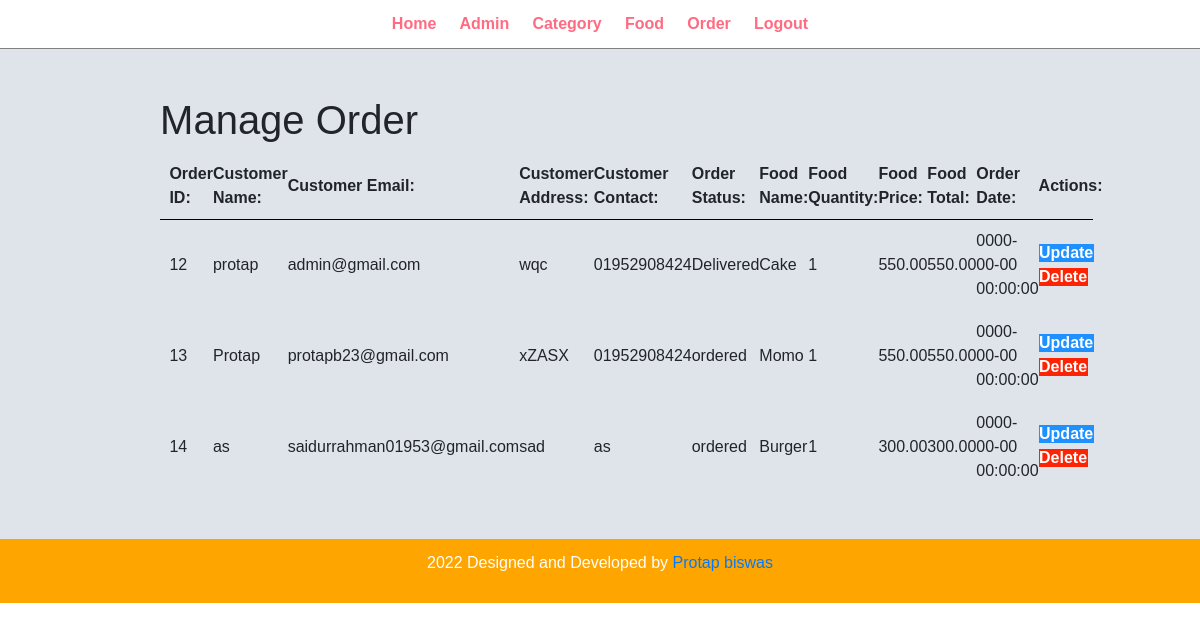
The page /admin/manage_order.php (signed in) on the database its author committed.
### tables this page shows
CREATE TABLE `dbll_order` (
  `id` int(10) UNSIGNED NOT NULL,
  `food` varchar(255) NOT NULL,
  `price` decimal(10,2) NOT NULL,
  `qty` int(11) NOT NULL,
  `total` decimal(10,2) NOT NULL,
  `order_date` timestamp NOT NULL DEFAULT CURRENT_TIMESTAMP ON UPDATE CURRENT_TIMESTAMP,
  `status` varchar(100) NOT NULL,
  `customer_name` varchar(140) NOT NULL,
  `customer_contact` varchar(30) NOT NULL,
  `customer_email` varchar(50) NOT NULL,
  `customer_address` varchar(255) NOT NULL
);

### admin/manage_order.php (the view, shortened to what this page needs)
<?php include 'partials/header.php'; ?>
<div class="main-content">
	<div class="wrapper">
	     <h1>Manage Order</h1>
		<table class="tbl_full">
			<tr>
				<th>Order ID:</th>
				<th>Customer Name:</th>
				<th>Customer Email:</th>
				<th>Customer Address:</th>
				<th>Customer Contact:</th>
				<th>Order Status:</th>
				<th>Food Name:</th>
				<th>Food Quantity:</th>
				<th>Food Price:</th>
				<th>Food Total:</th>
				<th>Order Date:</th>
				<th>Actions:</th>
			</tr>
			<tr>
				<?php
				$sql= "SELECT * FROM dbll_order";
				$res=mysqli_query($con,$sql);
				$count=mysqli_num_rows($res);
				if ($count>0) {
					while ($row=mysqli_fetch_assoc($res)) {
						  $id=$row['id'];
						  $food=$row['food'];
						  $price=$row['price'];
						  $qty=$row['qty'];
						  $total=$row['total'];
						  $order_date=$row['order_date'];
						  $status=$row['status'];
						  $customer_name=$row['customer_name'];
						  $customer_contact=$row['customer_contact'];
						  $customer_email=$row['customer_email'];
						  $customer_address=$row['customer_address'];
						  ?>
						  				<td><?php echo $id; ?></td>
								        <td><?php echo $customer_name; ?></td>
										<td><?php echo $customer_email; ?></td>
										<td><?php echo $customer_address; ?></td>
										<td><?php echo $customer_contact; ?></td>
										<td><?php echo $status; ?></td>
										<td><?php echo $food; ?></td>
										<td><?php echo $qty; ?></td>
										<td><?php echo $price; ?></td>
										<td><?php echo $total; ?></td>
										<td><?php echo $order_date; ?></td>
										<td>
										   <a href="<?php echo SITEURL; ?>admin/update_order.php?id=<?php echo $id; ?>" class="btn_primary">Update</a>
										   <a href="<?php echo SITEURL; ?>admin/delete_order.php?id=<?php echo $id; ?>" class="btn_danger">Delete</a>
									    </td>
									</tr>
						  <?php
					}
				}
				 ?>
		</table>
	</div>
</div>
<?php include 'partials/footer.php'; ?>

### admin/css/stylesheet.css (style rules this page uses)
* { margin: 0 ; padding: 0 ; font-family: Arial,Helvetica, sans-serif; }
.wrapper { padding: 1%; width:80%; margin: 0% auto; }
.tbl_full { width: 100%; }
table tr th { border-bottom:1px solid black; padding: 1%; text-align: left; }
table tr td { padding:1%; }
.btn_primary { background-color: #1e90ff; padding: 1%; color:white; text-decoration: none; font-weight: bold; }
.btn_danger { background-color: #fc2403; padding: 1%; color:white; text-decoration: none; font-weight: bold; }
.main-content { background-color: #dfe4ea; padding:3%; }

### rows shown on the page
dbll_order: id "12", customer_name "protap", customer_email "admin@gmail.com", customer_address "wqc", customer_contact "01952908424", status "Delivered", food "Cake", qty "1", price "550.00", total "550.00", order_date "0000-00-00 00:00:00"
dbll_order: id "13", customer_name "Protap", customer_email "protapb23@gmail.com", customer_address "xZASX", customer_contact "01952908424", status "ordered", food "Momo", qty "1", price "550.00", total "550.00", order_date "0000-00-00 00:00:00"
dbll_order: id "14", customer_name "as", customer_email "saidurrahman01953@gmail.com", customer_address "sad", customer_contact "as", status "ordered", food "Burger", qty "1", price "300.00", total "300.00", order_date "0000-00-00 00:00:00"
